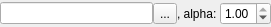
<ui version="4.0" >
 <class>ColorWidget</class>
 <widget class="QWidget" name="ColorWidget" >
  <property name="geometry" >
   <rect>
    <x>0</x>
    <y>0</y>
    <width>271</width>
    <height>27</height>
   </rect>
  </property>
  <property name="windowTitle" >
   <string>Plot Color Widget</string>
  </property>
  <layout class="QHBoxLayout" >
   <property name="spacing" >
    <number>0</number>
   </property>
   <property name="leftMargin" >
    <number>0</number>
   </property>
   <property name="topMargin" >
    <number>0</number>
   </property>
   <property name="rightMargin" >
    <number>0</number>
   </property>
   <property name="bottomMargin" >
    <number>0</number>
   </property>
   <item>
    <widget class="QLineEdit" name="colorEdit" />
   </item>
   <item>
    <widget class="QToolButton" name="choose" >
     <property name="text" >
      <string>...</string>
     </property>
    </widget>
   </item>
   <item>
    <widget class="QLabel" name="alphaLabel" >
     <property name="text" >
      <string>, alpha: </string>
     </property>
    </widget>
   </item>
   <item>
    <widget class="QDoubleSpinBox" name="alpha" >
     <property name="maximum" >
      <double>1.000000000000000</double>
     </property>
     <property name="singleStep" >
      <double>0.100000000000000</double>
     </property>
     <property name="value" >
      <double>1.000000000000000</double>
     </property>
    </widget>
   </item>
  </layout>
 </widget>
 <resources/>
 <connections/>
</ui>
